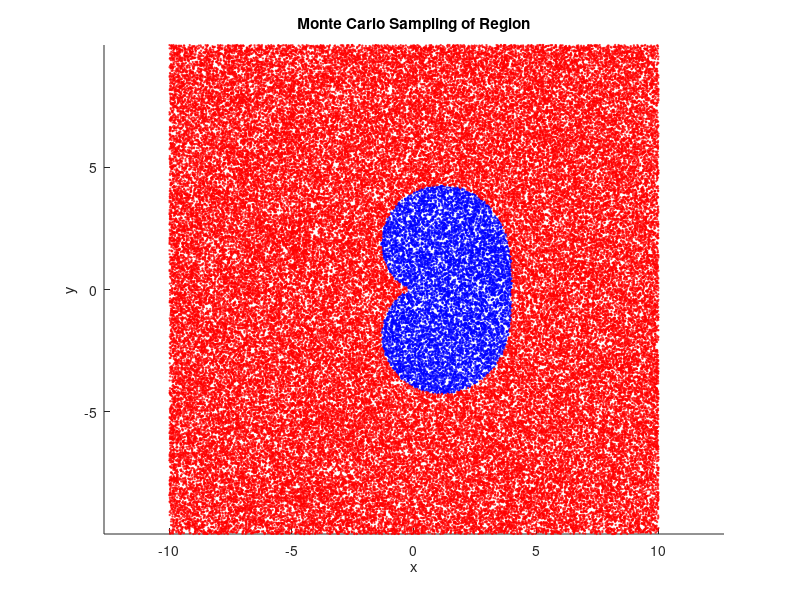
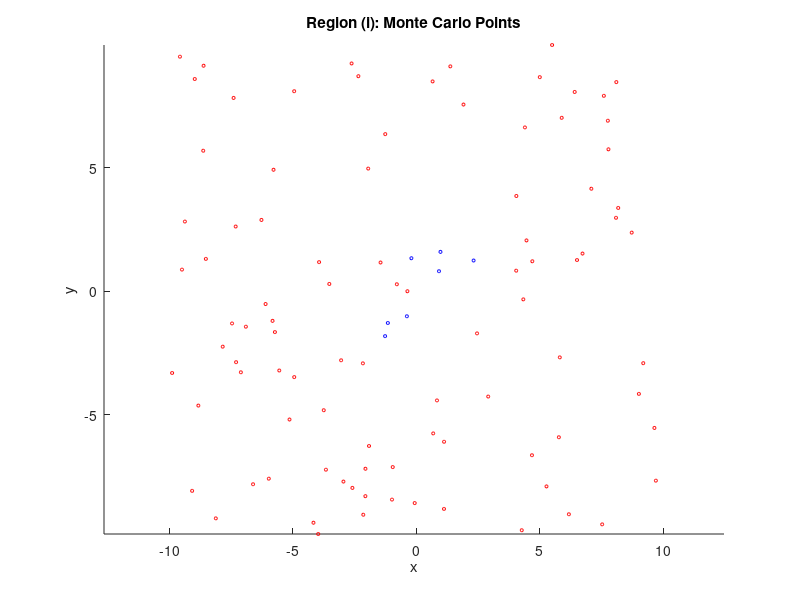
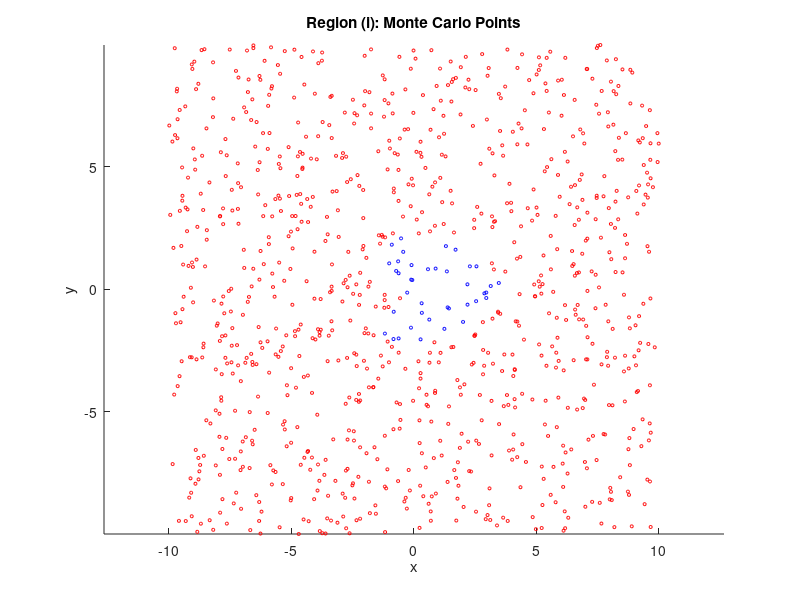
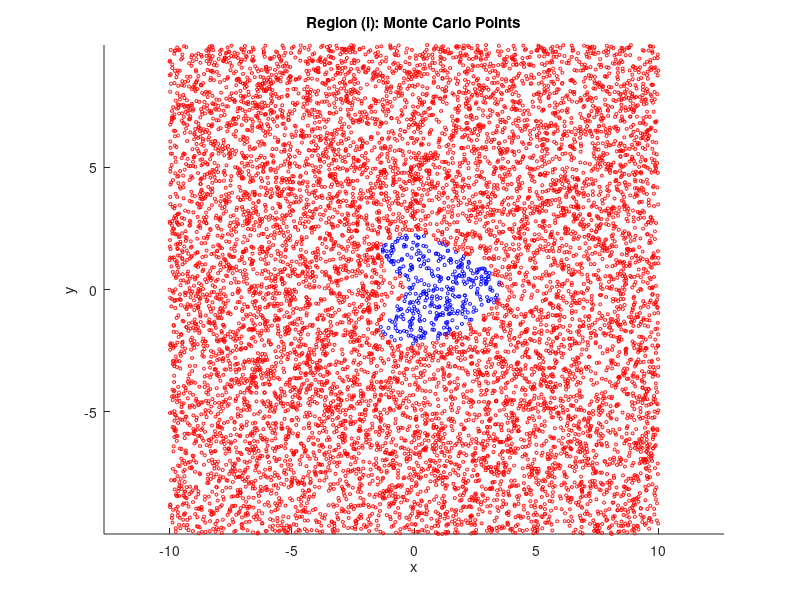

Recreate these plots in MATLAB, in order.
%% Q1.1
clear all; clc;

% Bounding box
xmin = -10; xmax = 10;
ymin = -10; ymax = 10;
A_box = (xmax-xmin)*(ymax-ymin);

N_values = [1000, 10000, 100000];
area_est = zeros(size(N_values));
error_est = zeros(size(N_values));

for k=1:length(N_values)
    N = N_values(k);
    x = xmin + (xmax-xmin)*rand(1,N);
    y = ymin + (ymax-ymin)*rand(1,N);

    % Inequality test
    inside = ( (x.^2 + y.^2 - 2.*x).^2 <= 4*(x.^2 + 4*y.^2) );

    % Fraction of points inside
    p = sum(inside)/N;

    % Estimated area
    area_est(k) = p*A_box;

    % Error estimate (binomial error scaled by box area)
    error_est(k) = A_box*sqrt(p*(1-p)/N);
end

disp('N, Area Estimate, Error');
disp([N_values' area_est' error_est']);

inside = ( (x.^2 + y.^2 - 2.*x).^2 <= 4*(x.^2 + 4*y.^2) );

figure;
scatter(x(inside), y(inside), 1, 'b'); hold on;
scatter(x(~inside), y(~inside), 1, 'r');
xlabel('x'); ylabel('y');
title('Monte Carlo Sampling of Region');
axis equal;

%% Q1.2

% Region: %
% -5/4 - 3/(3+x^2) <= y <= 5/4 + 3/(3+x^2)
% -1/3 - 5*y^2/6 + y^4/6 <= x <= 11/3 - (2/3)sqrt(2)|y|^(3/2)

clc
clear all;

N_val = [100,1000,10000];

xmin = -10;
xmax = 10;
ymin = -10;
ymax = 10;
box_area = (xmax-xmin)*(ymax-ymin);

for N = N_val
    % Generate random points
    x = xmin + (xmax-xmin)*rand(N,1);
    y = ymin + (ymax-ymin)*rand(N,1);

    y_lower = -5/4 -(3./(3+x.^2));
    y_upper = 5/4 + (3./(3+x.^2));

    x_lower = -1/3 - (5*y.^2)/6 + (y.^4)/6;
    x_upper = 11/3 - (2/3)*sqrt(2)*abs(y).^(3/2);
    
    inside = (y_lower <= y & y <= y_upper & x_lower <=x & x<=x_upper);

    area = box_area*sum(inside)/N;

    p = sum(inside)/N;
    error = area*sqrt(p*(1-p)/N);

    fprintf('N=%d, Estimated Area = %.4f, Error ≈ %.4f\n', N, area, error);

    figure;
    scatter(x(inside), y(inside), 5, 'b'); hold on;
    scatter(x(~inside), y(~inside), 5, 'r');
    title('Region (i): Monte Carlo Points');
    xlabel('x'); ylabel('y'); axis equal;

end

%% Q2 MC

clc; 
clear; 
close all;

% Function to integrate
f = @(x) exp(-x.^2);

% True value for reference
true_val = integral(f, 0, 1);

% Number of samples
N = 1000; % change to test different sizes

% Random uniform samples
x_rand = rand(N,1);
I_mc = mean(f(x_rand));

% Error
err_mc = abs(I_mc - true_val);

fprintf('Plain Monte Carlo:\n');
fprintf('Estimate = %.8f, Error = %.2e\n', I_mc, err_mc);

%% Q2 SC 

clc; clear; close all;

f = @(x) exp(-x.^2);
true_val = integral(f, 0, 1);

N = 1000; % number of strata

edges = linspace(0, 1, N+1);
strat_samples = zeros(N,1);

for i = 1:N
    u = rand;
    x_strat = edges(i) + u*(edges(i+1) - edges(i));
    strat_samples(i) = f(x_strat);
end

I_strat = mean(strat_samples);
err_strat = abs(I_strat - true_val);

fprintf('Stratified Sampling:\n');
fprintf('Estimate = %.8f, Error = %.2e\n', I_strat, err_strat);

%% Q2.adaptive

clc; clear;

N = 5000;              % total number of samples
M = 10;                % number of strata (bins)
true_val = integral(@(x) exp(-x.^2), 0, 1); % reference value

% Step 1: define bin edges
edges = linspace(0,1,M+1);

% Step 2: pilot sampling (say 20 samples/bin)
pilotN = 20;
var_est = zeros(M,1);

for j = 1:M
    a = edges(j); b = edges(j+1);
    x_pilot = a + (b-a)*rand(pilotN,1);
    f_pilot = exp(-x_pilot.^2);
    var_est(j) = var(f_pilot);  % variance estimate
end

% Step 3: allocate samples proportional to variance
alloc = round((var_est/sum(var_est)) * (N - M*pilotN));
alloc = max(alloc,1); % at least 1 per bin

% Step 4: final sampling
I_adaptive = 0;
for j = 1:M
    a = edges(j); b = edges(j+1);
    Nj = alloc(j);
    x_samples = a + (b-a)*rand(Nj,1);
    f_samples = exp(-x_samples.^2);
    I_adaptive = I_adaptive + mean(f_samples) * (b-a);
end

fprintf('Adaptive Sampling Result = %.6f | True Value = %.6f | Error = %.6f\n',...
    I_adaptive, true_val, abs(I_adaptive-true_val));

%% Q2.Impotance

clc; clear;

N = 5000;               % number of samples
true_val = integral(@(x) exp(-x.^2), 0, 1); % reference value

% ---------- Importance Sampling ----------
% Choose weight function w(x) = 2*(1-x), 0<=x<=1
w = @(x) 2*(1-x);

% CDF of w(x): CDF(x) = 2*(x - x^2/2)  => invert numerically
% Solve y = 2*(x - x^2/2) for x using quadratic formula
y = rand(N,1);  % uniform random numbers in [0,1]
x_samples = 1 - sqrt(1 - y); % inverse CDF method

% Evaluate f(x)/w(x)
f_samples = exp(-x_samples.^2);
I_importance = mean(f_samples ./ w(x_samples));

fprintf('Importance Sampling Result = %.6f | True Value = %.6f | Error = %.6f\n',...
    I_importance, true_val, abs(I_importance-true_val));

%% Q4

% Breit-Wigner Distribution Event Generator - Script Version
% Compatible with MATLAB R2013b

clear all;
close all;
clc;

% Parameters
M = 748; % Mass in MeV (m in the formula)
Gamma = 12; % Width in MeV (? in the formula)
N_events = 1000; % Number of events to generate

% Mass range for generation (extend beyond the peak)
m_min = M - 5*Gamma;
m_max = M + 5*Gamma;

fprintf('Breit-Wigner Distribution Event Generator\n');
fprintf('=========================================\n');
fprintf('Peak mass (M): %.1f MeV\n', M);
fprintf('Width (Gamma): %.1f MeV\n', Gamma);
fprintf('Events to generate: %d\n\n', N_events);

%% Part (i): Generate 1000 events uniformly using weight factor B
fprintf('Part (i): Generating events using weight factor method\n');
fprintf('-----------------------------------------------------\n');

% Initialize arrays
accepted_masses_weighted = [];
attempt_count = 0;

% Calculate B_max for normalization
m_test_range = linspace(m_min, m_max, 10000);
Gamma_half = Gamma/2;
B_test_range = Gamma_half ./ ((m_test_range - M).^2 + Gamma_half^2);
B_max = max(B_test_range);

% Accept/reject method using weights
while length(accepted_masses_weighted) < N_events
    % Generate random mass
    m_test = m_min + (m_max - m_min) * rand();
    
    % Calculate Breit-Wigner weight factor B
    B_test = Gamma_half / ((m_test - M)^2 + Gamma_half^2);
    
    % Accept with probability B_test/B_max
    if rand() < B_test/B_max
        accepted_masses_weighted = [accepted_masses_weighted; m_test];
    end
    attempt_count = attempt_count + 1;
end

fprintf('Generated %d events using weight factor method\n', length(accepted_masses_weighted));
fprintf('Efficiency: %.2f%% (%d attempts for %d events)\n\n', ...
    100*N_events/attempt_count, attempt_count, N_events);

%% Part (ii): Accept/reject method with B/B? condition
fprintf('Part (ii): Accept/reject method with B/B? > random condition\n');
fprintf('----------------------------------------------------------\n');

% Calculate B? (value of B when m=M)
B_0 = Gamma_half / ((M - M)^2 + Gamma_half^2);
B_0 = Gamma_half / Gamma_half^2;
B_0 = 1/Gamma_half;

% Initialize arrays for second method
accepted_masses_reject = [];
attempt_count_2 = 0;

while length(accepted_masses_reject) < N_events
    % Generate random mass
    m_test = m_min + (m_max - m_min) * rand();
    
    % Calculate Breit-Wigner weight factor B
    B_test = Gamma_half / ((m_test - M)^2 + Gamma_half^2);
    
    % Accept if B/B? > random number
    if (B_test/B_0) > rand()
        accepted_masses_reject = [accepted_masses_reject; m_test];
    end
    attempt_count_2 = attempt_count_2 + 1;
end

fprintf('Generated %d events using accept/reject method\n', length(accepted_masses_reject));
fprintf('Efficiency: %.2f%% (%d attempts for %d events)\n\n', ...
    100*N_events/attempt_count_2, attempt_count_2, N_events);

%% Plot results
figure('Position', [100, 100, 1200, 400]);

% Plot part (i) results
subplot(1, 3, 1);
hist(accepted_masses_weighted, 50);
title('Part (i): Weight Factor Method');
xlabel('Mass (MeV)');
ylabel('Frequency');
grid on;

% Plot part (ii) results
subplot(1, 3, 2);
hist(accepted_masses_reject, 50);
title('Part (ii): Accept/Reject Method');
xlabel('Mass (MeV)');
ylabel('Frequency');
grid on;

% Plot theoretical Breit-Wigner curve
subplot(1, 3, 3);
m_theory = linspace(m_min, m_max, 1000);
B_theory = Gamma_half ./ ((m_theory - M).^2 + Gamma_half^2);
plot(m_theory, B_theory, 'r-', 'LineWidth', 2);
title('Theoretical Breit-Wigner Distribution');
xlabel('Mass (MeV)');
ylabel('B(m)');
grid on;

%% Statistical comparison
fprintf('Statistical Summary:\n');
fprintf('===================\n');
fprintf('Method (i) - Mean: %.2f MeV, Std: %.2f MeV\n', ...
    mean(accepted_masses_weighted), std(accepted_masses_weighted));
fprintf('Method (ii) - Mean: %.2f MeV, Std: %.2f MeV\n', ...
    mean(accepted_masses_reject), std(accepted_masses_reject));
fprintf('Theoretical peak at: %.1f MeV\n', M);

%% Additional comparison plot
figure('Position', [150, 150, 800, 600]);

% Overlay histograms
subplot(2, 1, 1);
[n1, x1] = hist(accepted_masses_weighted, 30);
[n2, x2] = hist(accepted_masses_reject, 30);

bar(x1, n1/max(n1), 'r');
hold on;
bar(x2, n2/max(n2), 'b');

legend('Weight Factor Method', 'Accept/Reject Method', 'Location', 'best');
title('Comparison of Both Methods (Normalized)');
xlabel('Mass (MeV)');
ylabel('Normalized Frequency');
grid on;

% Q-Q plot for comparison
subplot(2, 1, 2);
sorted1 = sort(accepted_masses_weighted);
sorted2 = sort(accepted_masses_reject);
plot(sorted1, sorted2, 'ko', 'MarkerSize', 3);
hold on;
min_val = min([sorted1; sorted2]);
max_val = max([sorted1; sorted2]);
plot([min_val, max_val], [min_val, max_val], 'r--');
title('Q-Q Plot: Method (i) vs Method (ii)');
xlabel('Weight Factor Method Quantiles');
ylabel('Accept/Reject Method Quantiles');
grid on;

